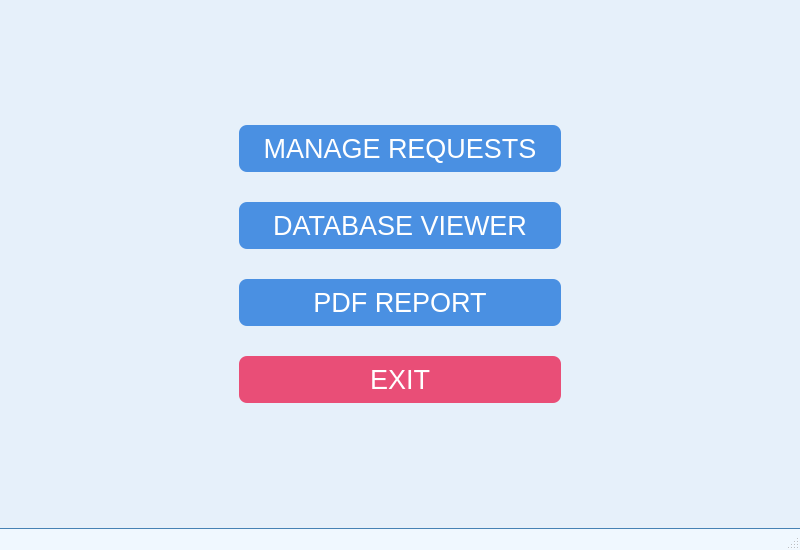
<?xml version="1.0" encoding="UTF-8"?>
<ui version="4.0">
 <class>MainWindow</class>
 <widget class="QMainWindow" name="MainWindow">
  <property name="geometry">
   <rect>
    <x>0</x>
    <y>0</y>
    <width>800</width>
    <height>550</height>
   </rect>
  </property>
  <property name="sizePolicy">
   <sizepolicy hsizetype="Expanding" vsizetype="Expanding">
    <horstretch>0</horstretch>
    <verstretch>0</verstretch>
   </sizepolicy>
  </property>
  <property name="windowTitle">
   <string>TicketFlow</string>
  </property>
  <property name="windowIcon">
   <iconset theme="QIcon::ThemeIcon::DocumentOpen"/>
  </property>
  <widget class="QWidget" name="centralwidget">
   <property name="enabled">
    <bool>true</bool>
   </property>
   <property name="sizePolicy">
    <sizepolicy hsizetype="Expanding" vsizetype="Expanding">
     <horstretch>0</horstretch>
     <verstretch>0</verstretch>
    </sizepolicy>
   </property>
   <property name="maximumSize">
    <size>
     <width>800</width>
     <height>554</height>
    </size>
   </property>
   <property name="styleSheet">
    <string notr="true">QWidget {
    background-color: #E6F0FA; 
    color: #1A3C60;
}</string>
   </property>
   <layout class="QGridLayout" name="gridLayout">
    <item row="0" column="0">
     <layout class="QVBoxLayout" name="buttonsLayout" stretch="1,1,1,1">
      <property name="spacing">
       <number>30</number>
      </property>
      <property name="sizeConstraint">
       <enum>QLayout::SizeConstraint::SetNoConstraint</enum>
      </property>
      <property name="leftMargin">
       <number>230</number>
      </property>
      <property name="topMargin">
       <number>80</number>
      </property>
      <property name="rightMargin">
       <number>230</number>
      </property>
      <property name="bottomMargin">
       <number>80</number>
      </property>
      <item>
       <widget class="QPushButton" name="manageButton">
        <property name="minimumSize">
         <size>
          <width>58</width>
          <height>29</height>
         </size>
        </property>
        <property name="font">
         <font>
          <pointsize>20</pointsize>
         </font>
        </property>
        <property name="cursor">
         <cursorShape>PointingHandCursor</cursorShape>
        </property>
        <property name="styleSheet">
         <string notr="true">QPushButton {
    background-color: #4A90E2; 
    color: white;
    border-radius: 8px;
    padding: 8px 16px;
    border: none;
}

QPushButton:hover {
    background-color: #357ABD;
}

QPushButton:pressed {
    background-color: #2C5AA0; 
}</string>
        </property>
        <property name="text">
         <string>MANAGE REQUESTS</string>
        </property>
       </widget>
      </item>
      <item>
       <widget class="QPushButton" name="dbViewerButton">
        <property name="sizePolicy">
         <sizepolicy hsizetype="Expanding" vsizetype="Fixed">
          <horstretch>58</horstretch>
          <verstretch>29</verstretch>
         </sizepolicy>
        </property>
        <property name="font">
         <font>
          <pointsize>20</pointsize>
         </font>
        </property>
        <property name="cursor">
         <cursorShape>PointingHandCursor</cursorShape>
        </property>
        <property name="styleSheet">
         <string notr="true">QPushButton {
    background-color: #4A90E2; 
    color: white;
    border-radius: 8px;
    padding: 8px 16px;
    border: none;
}

QPushButton:hover {
    background-color: #357ABD;
}

QPushButton:pressed {
    background-color: #2C5AA0; 
}</string>
        </property>
        <property name="text">
         <string>DATABASE VIEWER</string>
        </property>
       </widget>
      </item>
      <item>
       <widget class="QPushButton" name="reportButton">
        <property name="sizePolicy">
         <sizepolicy hsizetype="Minimum" vsizetype="Fixed">
          <horstretch>58</horstretch>
          <verstretch>29</verstretch>
         </sizepolicy>
        </property>
        <property name="font">
         <font>
          <pointsize>20</pointsize>
         </font>
        </property>
        <property name="cursor">
         <cursorShape>PointingHandCursor</cursorShape>
        </property>
        <property name="styleSheet">
         <string notr="true">QPushButton {
    background-color: #4A90E2; 
    color: white;
    border-radius: 8px;
    padding: 8px 16px;
    border: none;
}

QPushButton:hover {
    background-color: #357ABD;
}

QPushButton:pressed {
    background-color: #2C5AA0; 
}</string>
        </property>
        <property name="text">
         <string>PDF REPORT</string>
        </property>
       </widget>
      </item>
      <item>
       <widget class="QPushButton" name="exitButton">
        <property name="sizePolicy">
         <sizepolicy hsizetype="Minimum" vsizetype="Fixed">
          <horstretch>58</horstretch>
          <verstretch>29</verstretch>
         </sizepolicy>
        </property>
        <property name="font">
         <font>
          <pointsize>20</pointsize>
         </font>
        </property>
        <property name="cursor">
         <cursorShape>PointingHandCursor</cursorShape>
        </property>
        <property name="styleSheet">
         <string notr="true">QPushButton {
    background-color: #E94E77; 
    color: white;
    border-radius: 8px;
    padding: 8px 16px;
    border: none;
}

QPushButton:hover {
    background-color: #D43D66;
}

QPushButton:pressed {
    background-color: #B83258;
}</string>
        </property>
        <property name="text">
         <string>EXIT</string>
        </property>
       </widget>
      </item>
     </layout>
    </item>
   </layout>
  </widget>
  <widget class="QMenuBar" name="menubar">
   <property name="enabled">
    <bool>false</bool>
   </property>
   <property name="geometry">
    <rect>
     <x>0</x>
     <y>0</y>
     <width>800</width>
     <height>23</height>
    </rect>
   </property>
  </widget>
  <widget class="QStatusBar" name="statusbar">
   <property name="enabled">
    <bool>true</bool>
   </property>
   <property name="styleSheet">
    <string notr="true">QStatusBar {
    background-color: #f0f8ff; 
    color: #1c1c1c;
    border-top: 1px solid #4682b4; 
    padding: 4px;
    font-size: 14px;
}</string>
   </property>
   <property name="sizeGripEnabled">
    <bool>true</bool>
   </property>
  </widget>
 </widget>
 <resources/>
 <connections/>
</ui>
